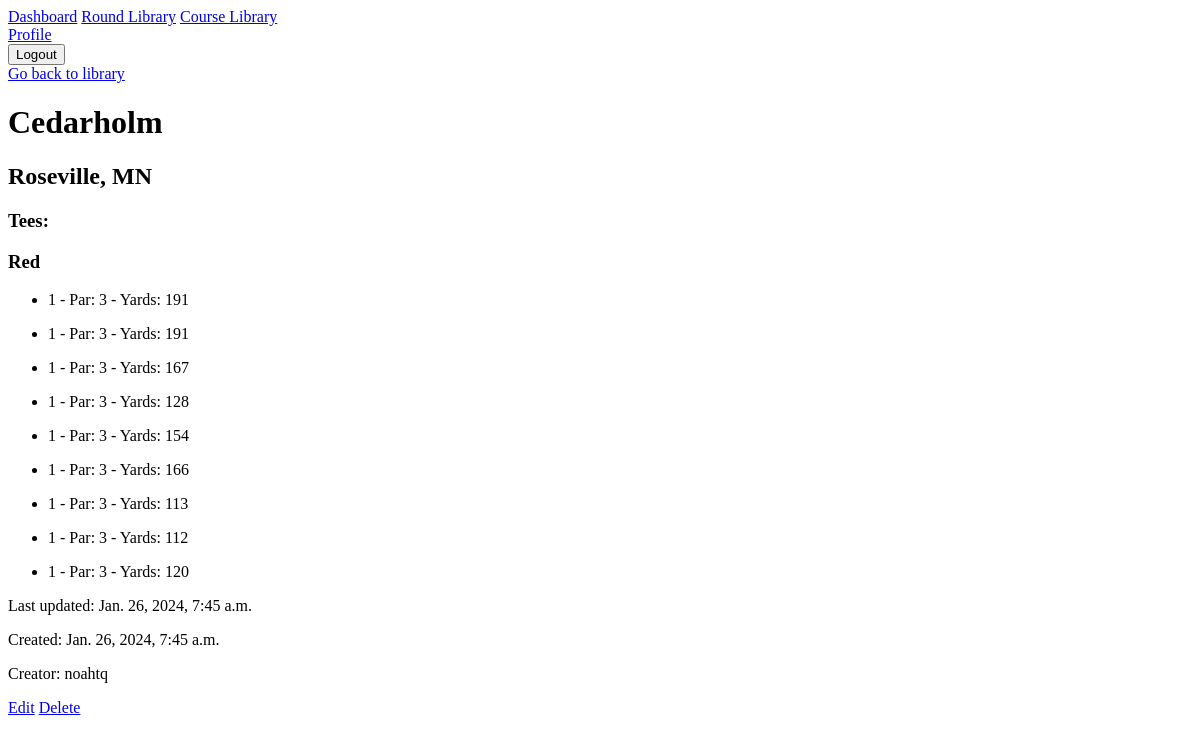
Before: /courselibrary/6/ (signed in) with the older database file.
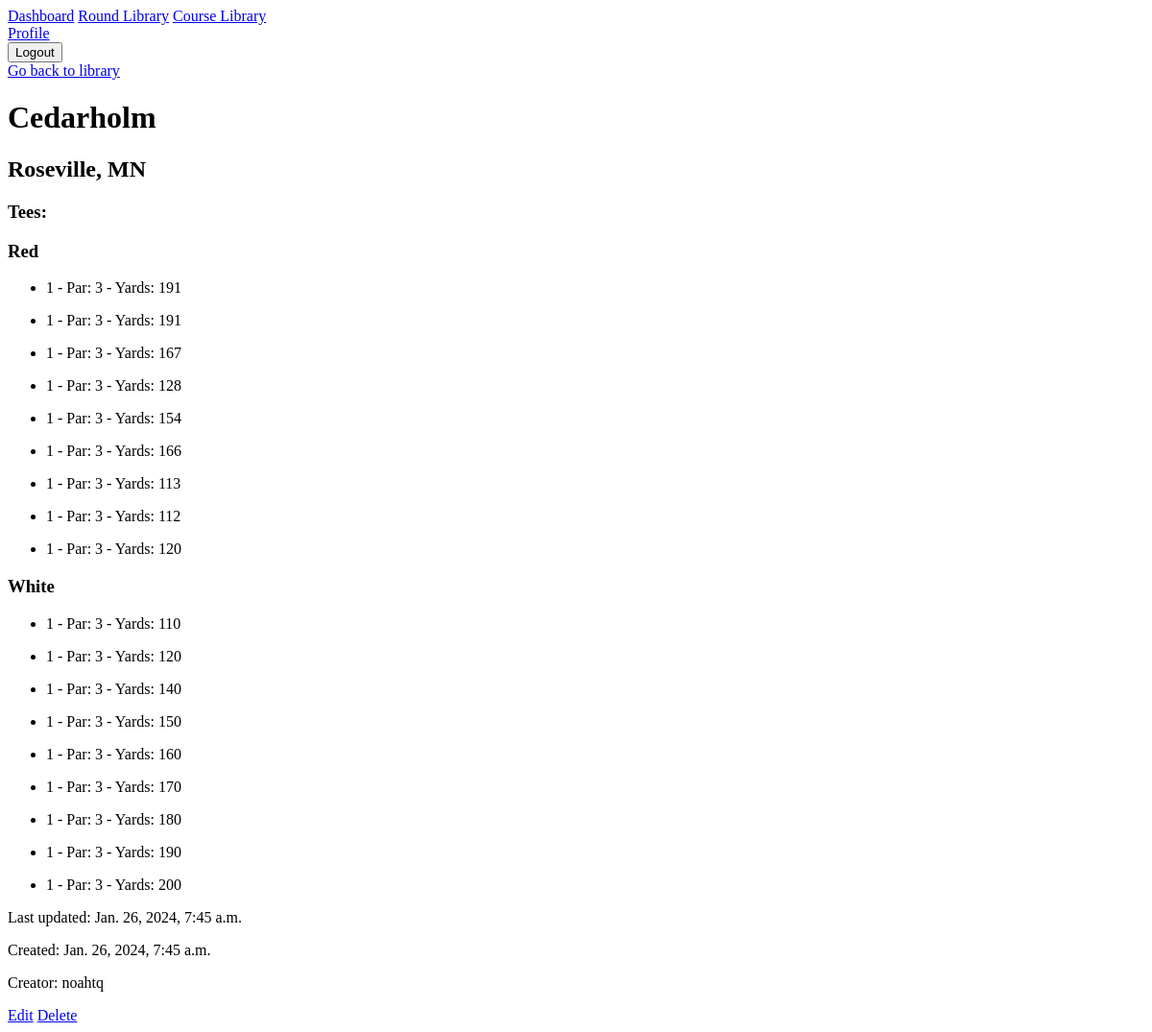
After: the same page with the newer database file.
### courselibrary/models.py (models this page shows, shortened)
class Course(models.Model):
    HOLE_CHOICES = {
        "09": "9 Holes",
        "18": "18 Holes"
    }
    name = models.CharField(max_length=256)
    location = models.CharField(max_length=256, blank=True)
    date_created = models.DateTimeField(auto_now_add=True)
    last_updated = models.DateTimeField(auto_now_add=True)
    creator = models.ForeignKey(User, on_delete=models.SET_NULL, blank=True, null=True)
    verified = models.BooleanField(default=False)
    num_of_holes = models.CharField(max_length=2, choices=HOLE_CHOICES)

class Tee(models.Model):
    name = models.CharField(max_length=128)
    date_created = models.DateTimeField(auto_now_add=True)
    course = models.ForeignKey(Course, on_delete=models.CASCADE)
    course_rating = models.FloatField(blank=True, null=True)
    slope_rating = models.FloatField(blank=True, null=True)

class Hole(models.Model):
    number = models.IntegerField()
    par = models.IntegerField()
    yards = models.IntegerField()
    tees = models.ForeignKey(Tee, on_delete=models.CASCADE)

### courselibrary/views.py (the view)
# urls.py: path('<int:course_id>/', views.courseDetails, name='detail'),
@login_required
def courseDetails(request, course_id):
    try:
        course = Course.objects.get(pk=course_id)
    except Course.DoesNotExist:
        raise Http404("Course does not exist")
    return render(request, 'courselibrary/detail.html', {'course': course})

### courselibrary/templates/courselibrary/detail.html
{% extends "rounds/base.html" %}
{% block content %}
<a href="{% url 'courselibrary:courselibrary' %}">Go back to library</a>
<h1>{{ course.name }}</h1>
<h2>{{ course.location }}</h2>
<h3>Tees:</h3>
{% for tee in course.tee_set.all %}
    <h3>{{ tee.name }}</h3>
    {% for hole in tee.hole_set.all %}
    <ul>
        <li>{{ hole.number }} - Par: {{ hole.par }} - Yards: {{ hole.yards }}</p>
    </ul>
    {% endfor %}
{% endfor %}
<p>Last updated: {{ course.last_updated }}</p>
<p>Created: {{ course.date_created }}</p>
<p>Creator: {{ course.creator }}</p>
{% if request.user.is_staff or not course.verified %}
    {% if request.user.is_staff or course.creator == request.user %}
        <div>
            <a href="{% url 'courselibrary:edit' course.id %}">Edit</a>
            <a href="{% url 'courselibrary:delete' course.id %}">Delete</a>
        </div>
    {% endif %}
{% endif %}
{% endblock content %}

### rounds/templates/rounds/base.html (shortened to what this page needs)
{% load static %}
<!DOCTYPE html>
<html lang="en">
<head>
</head>
<body>
    <header>
        <nav>
            <div class="navbar navbar-left">
                <a href="{% url 'rounds:dashboard' %}">Dashboard</a>
                <a href="{% url 'rounds:library' %}">Round Library</a>
                <a href="{% url 'courselibrary:courselibrary' %}">Course Library</a>
            </div>
            <div class="navbar navbar-right">
                {% if user.is_authenticated %}
                    <a href="{% url 'profile' %}">Profile</a>
                    <form method="POST" action="{% url 'logout' %}">
                        <button type="submit">Logout</button>
                    </form>
                {% else %}
                    <a href="{% url 'login' %}">Login</a>
                    <a href="{% url 'register' %}">Register</a>
                {% endif %}
            </div>
        </nav>
    </header>
    <main>
        {% block content %}{% endblock content %}
    </main>
</body>
</html>

Changed rows visible on the page:
added Tee: name "White"
added Hole: number "1", par "3", yards "110", shown under "White"
added Hole: number "1", par "3", yards "120", shown under "White"
added Hole: number "1", par "3", yards "140", shown under "White"
added Hole: number "1", par "3", yards "150", shown under "White"
added Hole: number "1", par "3", yards "160", shown under "White"
added Hole: number "1", par "3", yards "170", shown under "White"
added Hole: number "1", par "3", yards "180", shown under "White"
added Hole: number "1", par "3", yards "190", shown under "White"
added Hole: number "1", par "3", yards "200", shown under "White"
